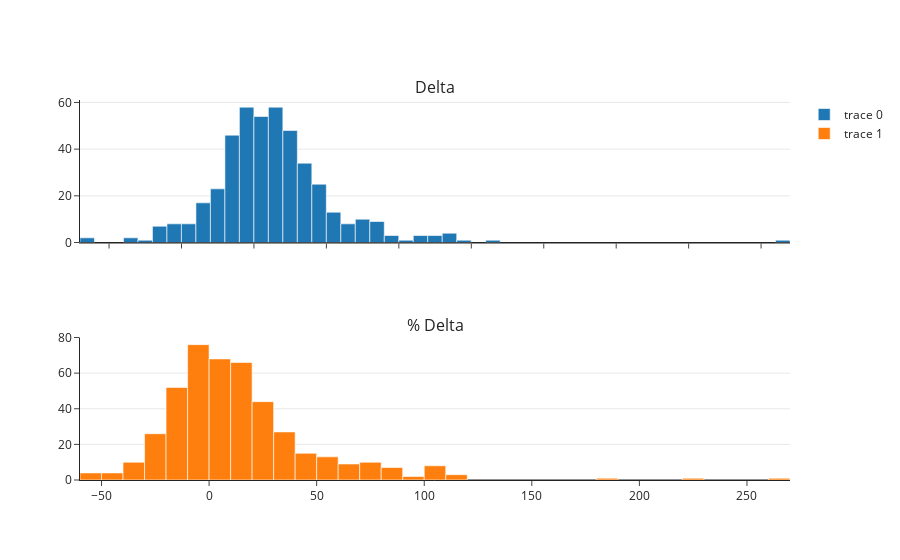

Notebook code for this chart:
### Code cell
# Add the percentage to the analysis
fig = make_subplots(rows=2, cols=1, subplot_titles=('Delta', '% Delta'))

# Add absolute differences
fig.add_trace(
    go.Histogram(x = features['delta']),
    row=1, col=1
)

# Add percentage differences
fig.add_trace(
    go.Histogram(x = features['delta_percentage']),
    row=2, col=1
)

fig.update_layout(
    template='simple_white',
    xaxis = dict(visible=True, showticklabels=False),
    yaxis = dict(showgrid = True,  zeroline=True),
    yaxis2 = dict(showgrid = True,  zeroline=True),
    hovermode='x unified',

)

fig.show()

### Figure 1 — Plotly figure (JSON) as saved in the notebook; plotly's stock layout.template omitted (floating-point values rounded to 4 significant figures; data arrays with more than 128 entries replaced by an {"elided": "..."} marker saying what was removed)
{"data": [{"type": "histogram", "x": {"elided": "448 int values"}, "xaxis": "x", "yaxis": "y"}, {"type": "histogram", "x": {"elided": "448 float values"}, "xaxis": "x2", "yaxis": "y2"}], "layout": {"annotations": [{"font": {"size": 16}, "showarrow": false, "text": "Delta", "x": 0.5, "xanchor": "center", "xref": "paper", "y": 1, "yanchor": "bottom", "yref": "paper"}, {"font": {"size": 16}, "showarrow": false, "text": "% Delta", "x": 0.5, "xanchor": "center", "xref": "paper", "y": 0.375, "yanchor": "bottom", "yref": "paper"}], "hovermode": "x unified", "xaxis": {"anchor": "y", "domain": [0, 1], "showticklabels": false, "visible": true}, "xaxis2": {"anchor": "y2", "domain": [0, 1]}, "yaxis": {"anchor": "x", "domain": [0.625, 1], "showgrid": true, "zeroline": true}, "yaxis2": {"anchor": "x2", "domain": [0, 0.375], "showgrid": true, "zeroline": true}}}
